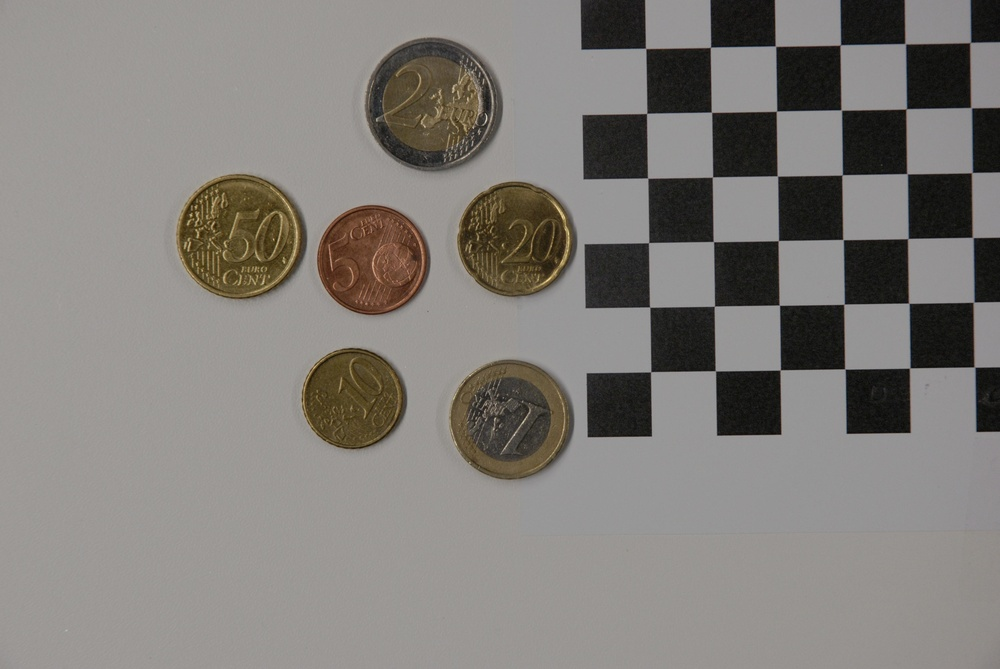
%> input picture calibrated_measurement1_image_01.JPG, 1000 x 669 px, shrunk from 3872 x 2592 before the run
$ octave --eval "result = image_cropping(imread('calibrated_measurement1_image_01.JPG'));"   (GNU Octave 9; MATLAB toolbox functions it lacks are replaced by stand-ins)
%> lines starting %> are read from the running program, lines starting %| are printed output that depends on the picture; in (x1, y1, x2, y2) boxes, pixels count from 0 and x2, y2 are one past the last pixel; in counts of white or black regions, pixels touching at a corner belong together; the program's own positions count from 1
function ROI = image_cropping(image)
% IMAGE_CROPPING Extracts the largest connected region from the input image and
% displays the binarized grayscale image and cropped region of interest (ROI).
%
%   ROI = IMAGE_CROPPING(image)
%   Inputs:
%       image - Input RGB or grayscale image.
%   Outputs:
%       ROI - Cropped region of interest corresponding to the largest
%             connected region in the binary image.

    %% Step 1: Convert the image to grayscale
    % If the image is RGB, convert it to grayscale for processing.
    I = rgb2gray(image);
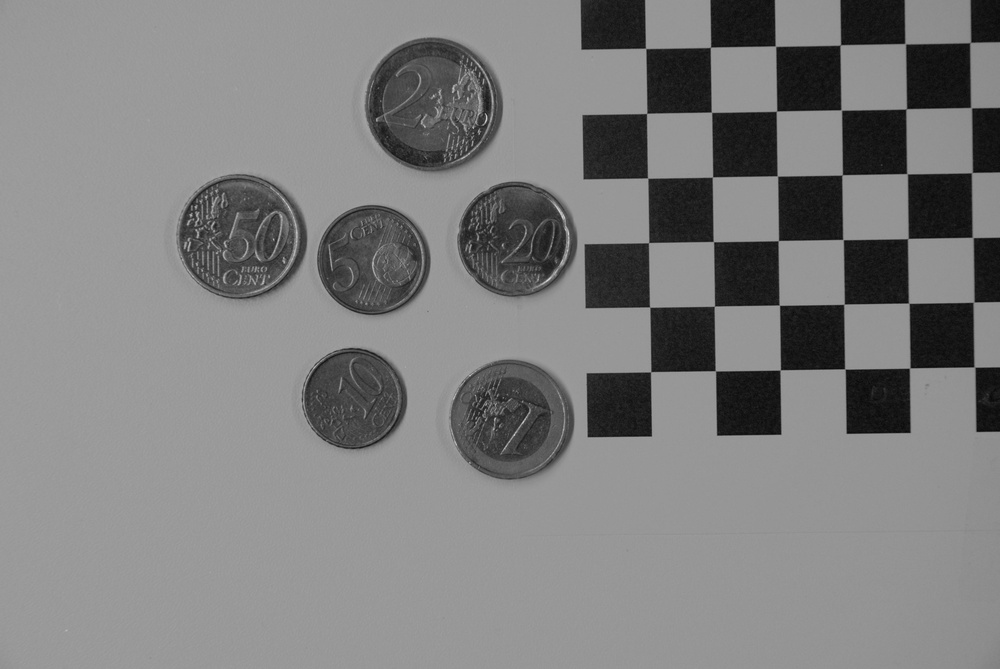
%> I: size 669x1000 uint8; min 8, max 219, mean 126.8

    %% Step 2: Binarize the grayscale image
    % Threshold the grayscale image to create a binary image.
    BW = imbinarize(I);
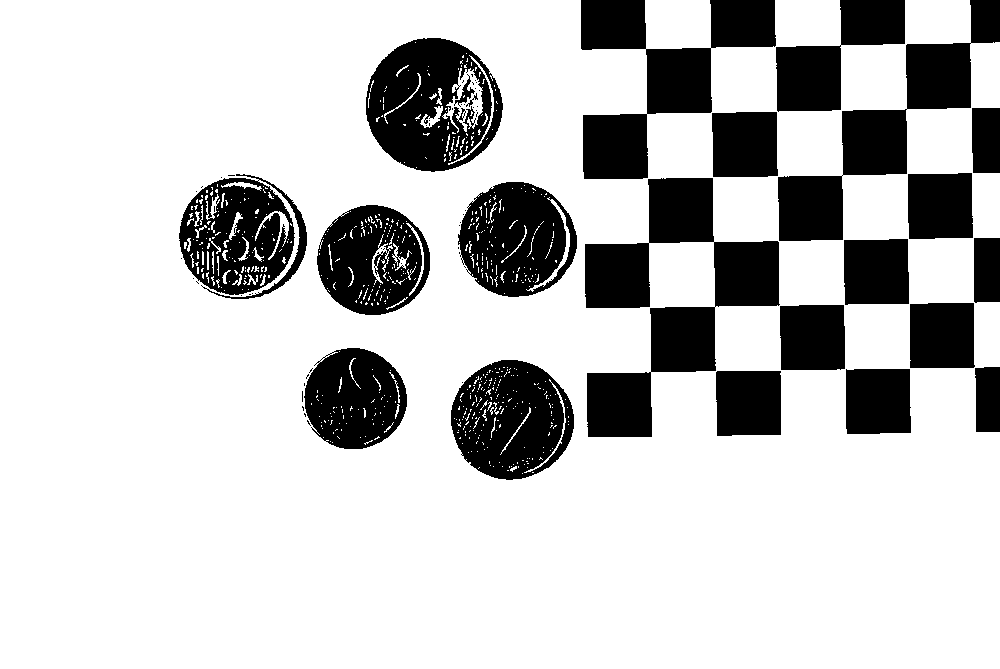
%> BW: size 669x1000 logical; 77.9% white; 70 black regions (48 under 20 px), largest, box (x1, y1, x2, y2) and area: (585, 178, 780, 437) 20631, (581, 0, 776, 179) 14492, (778, 0, 1000, 241) 13701

    % Invert the binary image to make the foreground white.
    BW = 1 - BW;
%> BW: size 669x1000 double; values 0 (black) and 1 (white), 22.1% white; 70 white regions (48 under 20 px)

    %% Step 3: Find connected regions
    % Use regionprops to find properties of connected regions.
    s = regionprops(BW, 'BoundingBox', 'Area');
%> s = 1 region; box (x1, y1, x2, y2) and Area: (179, 0, 1000, 480) 147792

    %% Step 4: Identify the largest region
    % Find the bounding box of the region with the maximum area.
    [~, largestIdx] = max([s.Area]); % Find the index of the largest area
%> largestIdx = 1
    max_box = s(largestIdx).BoundingBox;
%> max_box = [179.5 0.5 821 480]

    %% Step 5: Crop the region of interest (ROI)
    % Extract the bounding box dimensions.
    xMin = ceil(max_box(1)); % Left coordinate
%> xMin = 180
    xMax = xMin + max_box(3) - 1; % Right coordinate
%> xMax = 1000
    yMin = ceil(max_box(2)); % Top coordinate
%> yMin = 1
    yMax = yMin + max_box(4) - 1; % Bottom coordinate
%> yMax = 480

    % Crop the region from the original image.
    ROI = image(yMin:yMax, xMin:xMax, :);
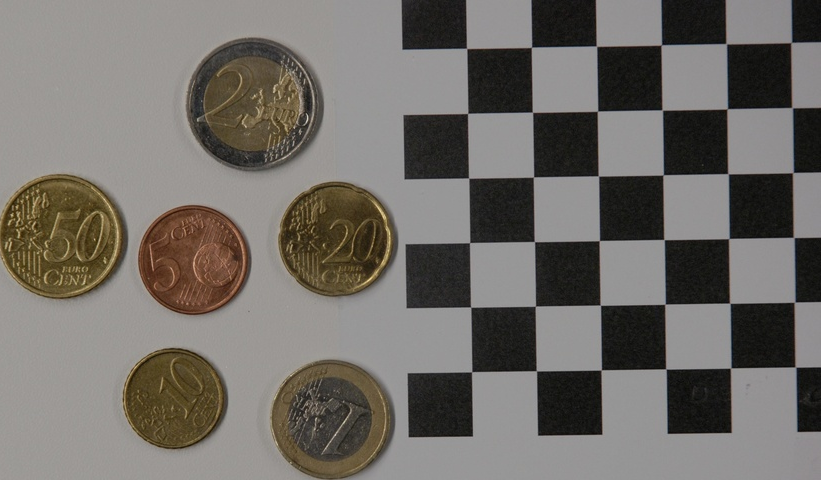
%> ROI: size 480x821x3 uint8; mean R, G, B 112.9, 108.8, 103.6

    %% Step 6: Display Results
    % Display the grayscale binary image and the cropped ROI
    figure;
    subplot(1, 2, 1);
    imshow(BW);
    title('Binarized Grayscale Image');

    subplot(1, 2, 2);
    imshow(ROI);
    title('Cropped ROI');
end

$ run again, on calibrated_measurement1_image_02.JPG
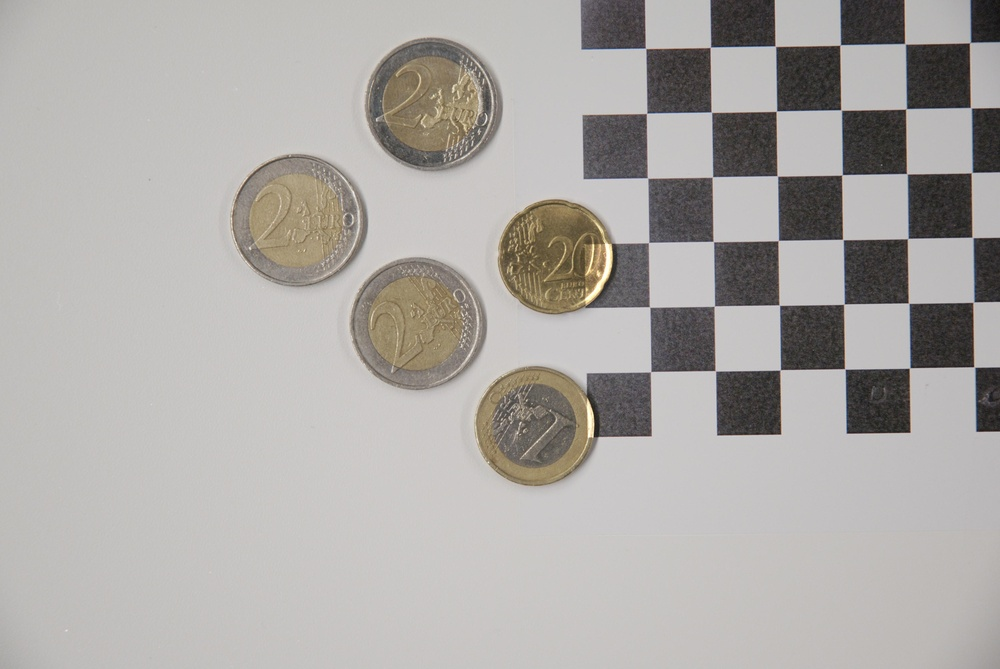
%> input picture calibrated_measurement1_image_02.JPG, 1000 x 669 px, shrunk from 3872 x 2592 before the run
%> in image_cropping, `BW = imbinarize(I);`:
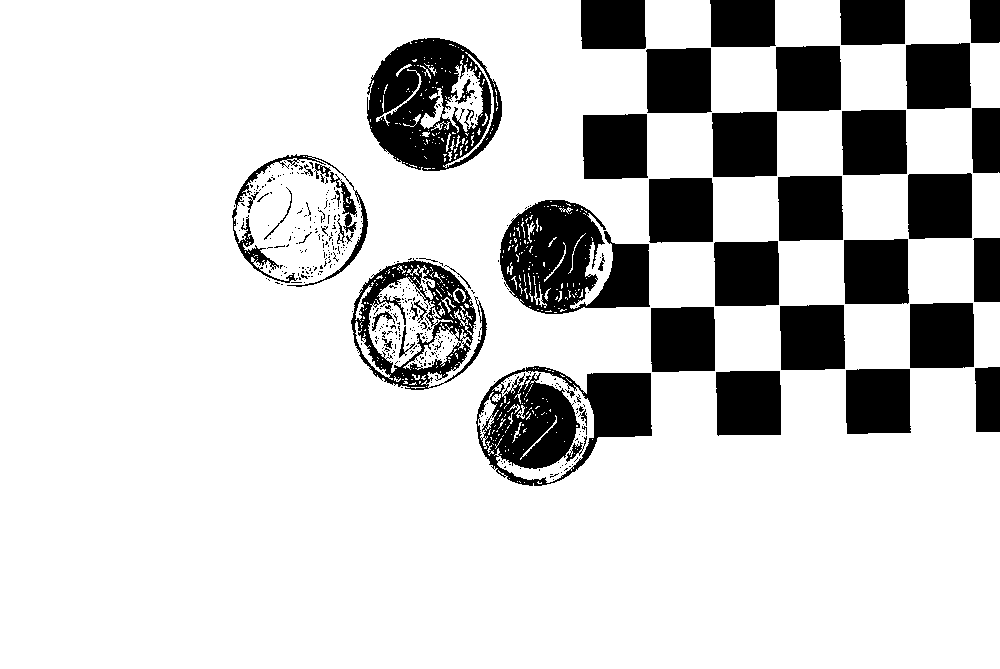
%> BW: size 669x1000 logical; 81.4% white; 423 black regions (370 under 20 px), largest, box (x1, y1, x2, y2) and area: (476, 366, 652, 486) 10983, (500, 200, 650, 314) 10784, (367, 38, 502, 171) 10670
%> s = 1 region; box (x1, y1, x2, y2) and Area: (232, 0, 1000, 486) 124334
%> largestIdx = 1
%> max_box = [232.5 0.5 768 486]
%> xMin = 233
%> xMax = 1000
%> yMin = 1
%> yMax = 486
%> in image_cropping, `ROI = image(yMin:yMax, xMin:xMax, :);`:
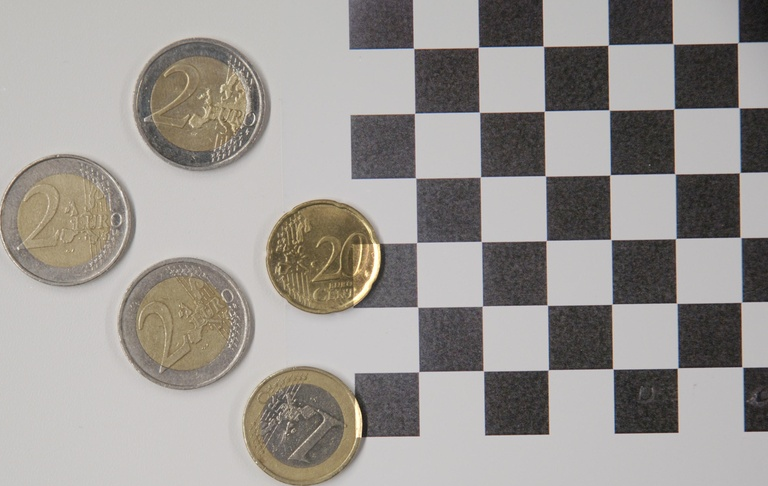
%> ROI: size 486x768x3 uint8; mean R, G, B 155.6, 151.5, 147.5

$ run again, on calibrated_measurement1_image_03.JPG
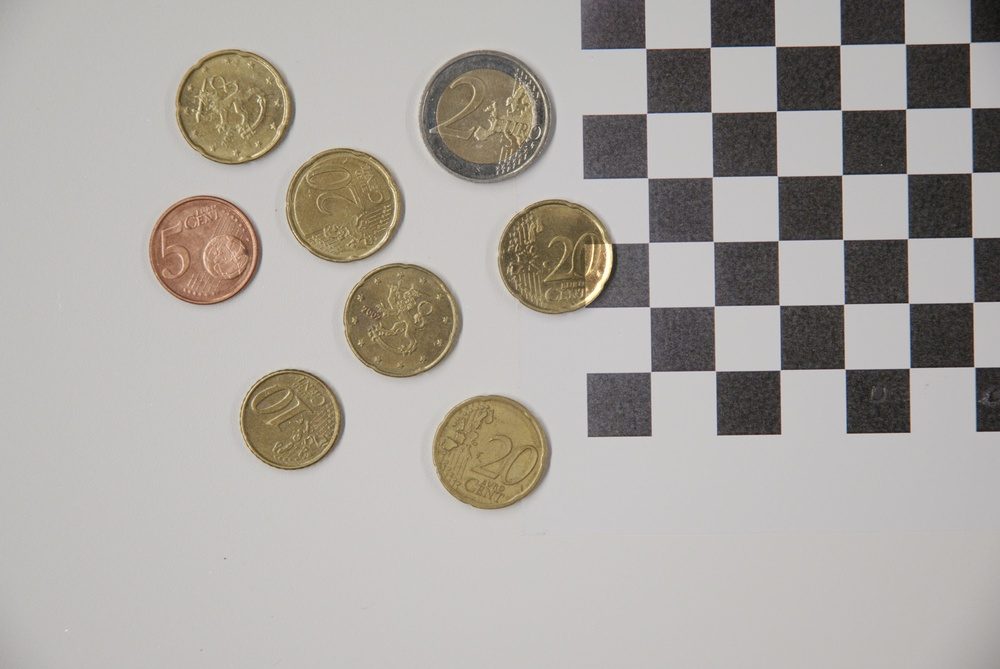
%> input picture calibrated_measurement1_image_03.JPG, 1000 x 669 px, shrunk from 3872 x 2592 before the run
%> in image_cropping, `BW = imbinarize(I);`:
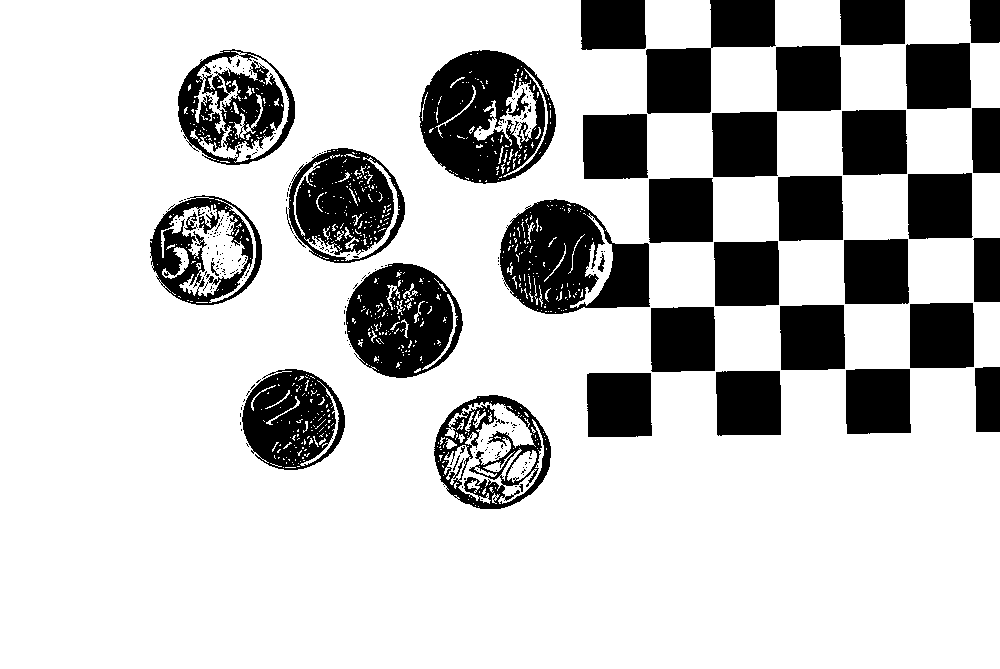
%> BW: size 669x1000 logical; 77.6% white; 244 black regions (206 under 20 px), largest, box (x1, y1, x2, y2) and area: (419, 50, 556, 184) 11358, (500, 199, 650, 314) 11086, (346, 263, 463, 378) 9133
%> s = 1 region; box (x1, y1, x2, y2) and Area: (150, 0, 1000, 509) 150005
%> largestIdx = 1
%> max_box = [150.5 0.5 850 509]
%> xMin = 151
%> xMax = 1000
%> yMin = 1
%> yMax = 509
%> in image_cropping, `ROI = image(yMin:yMax, xMin:xMax, :);`:
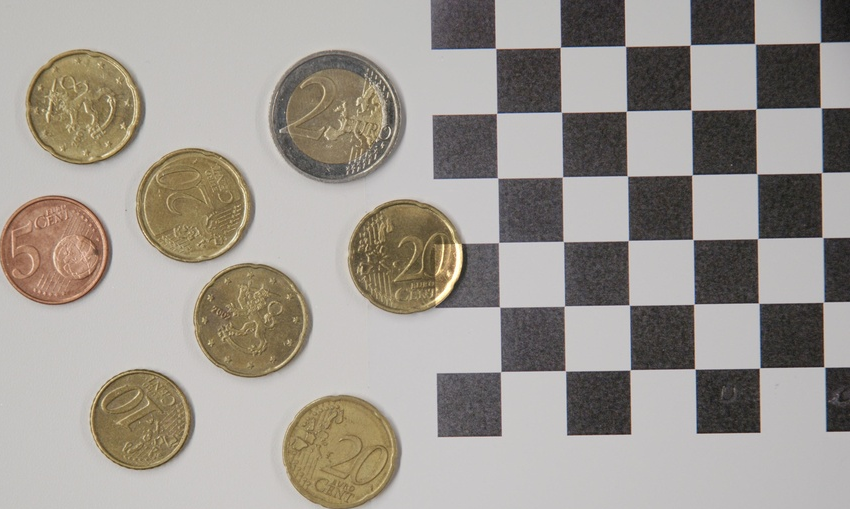
%> ROI: size 509x850x3 uint8; mean R, G, B 158.4, 152.7, 145.7

$ run again, on calibrated_measurement1_image_04.JPG
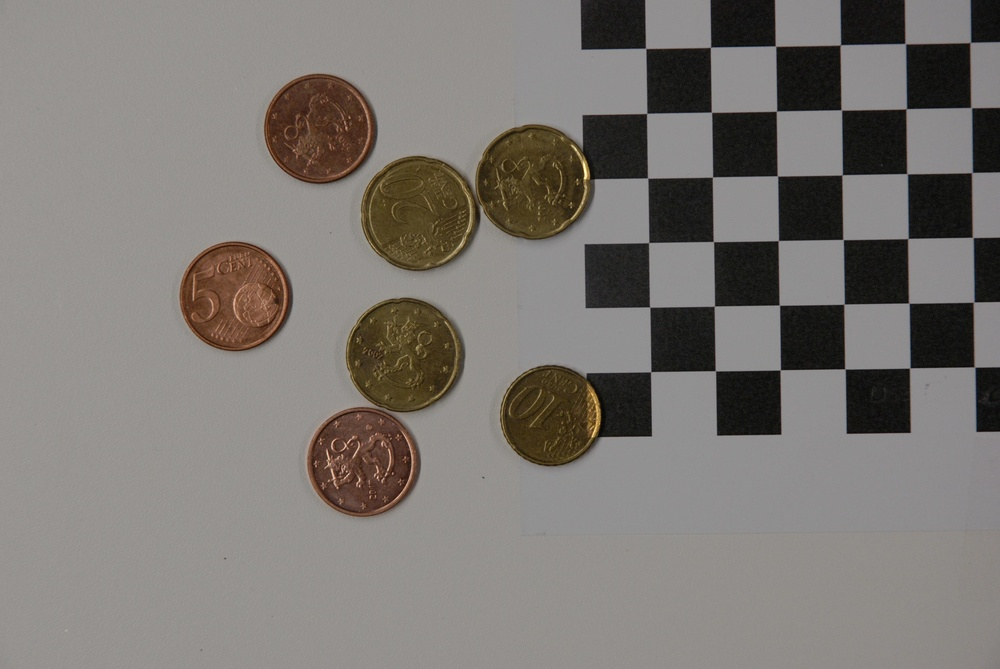
%> input picture calibrated_measurement1_image_04.JPG, 1000 x 669 px, shrunk from 3872 x 2592 before the run
%> in image_cropping, `BW = imbinarize(I);`:
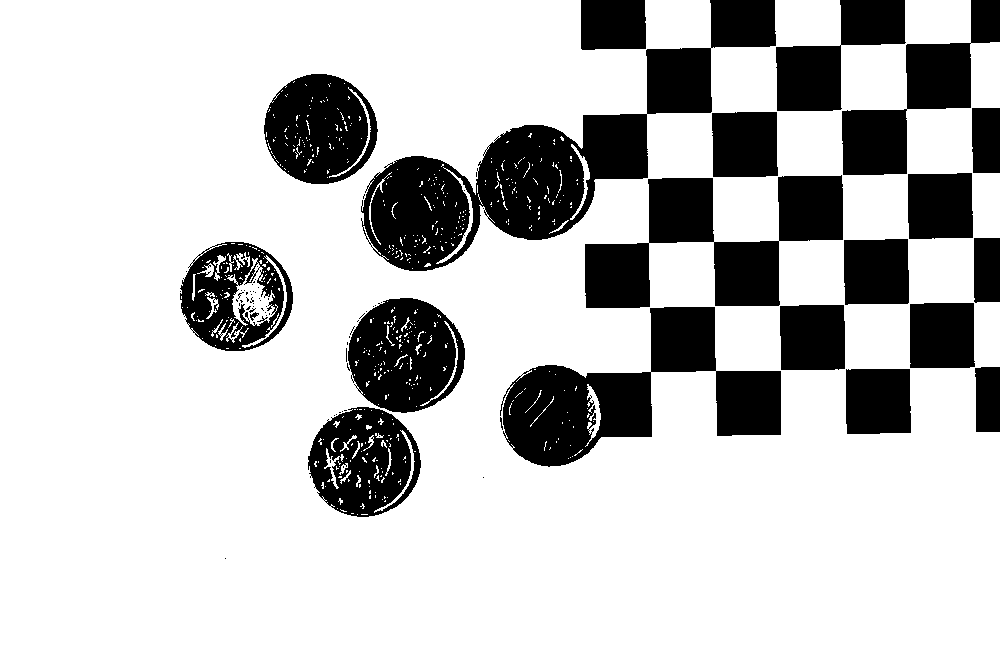
%> BW: size 669x1000 logical; 77.5% white; 78 black regions (58 under 20 px), largest, box (x1, y1, x2, y2) and area: (361, 0, 776, 271) 30775, (500, 307, 781, 467) 19270, (585, 175, 843, 308) 16521
%> s = 1 region; box (x1, y1, x2, y2) and Area: (180, 0, 1000, 559) 150287
%> largestIdx = 1
%> max_box = [180.5 0.5 820 559]
%> xMin = 181
%> xMax = 1000
%> yMin = 1
%> yMax = 559
%> in image_cropping, `ROI = image(yMin:yMax, xMin:xMax, :);`:
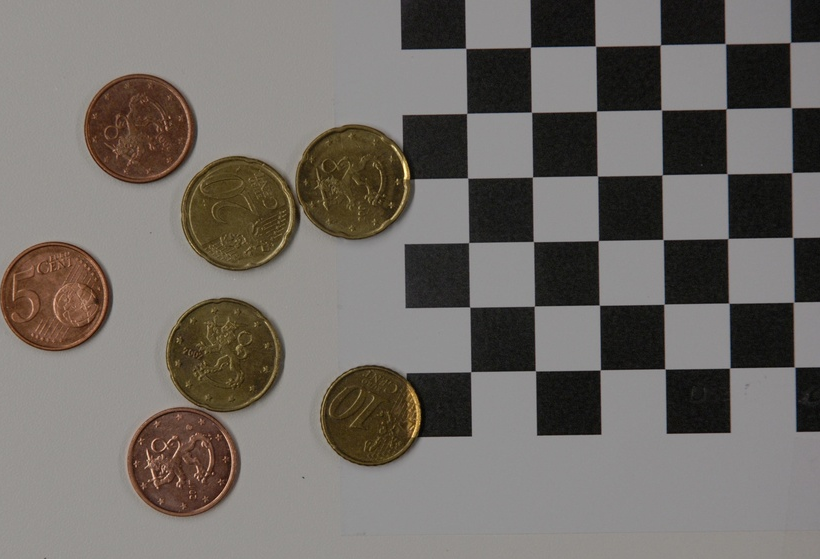
%> ROI: size 559x820x3 uint8; mean R, G, B 113.4, 108.3, 103.3
